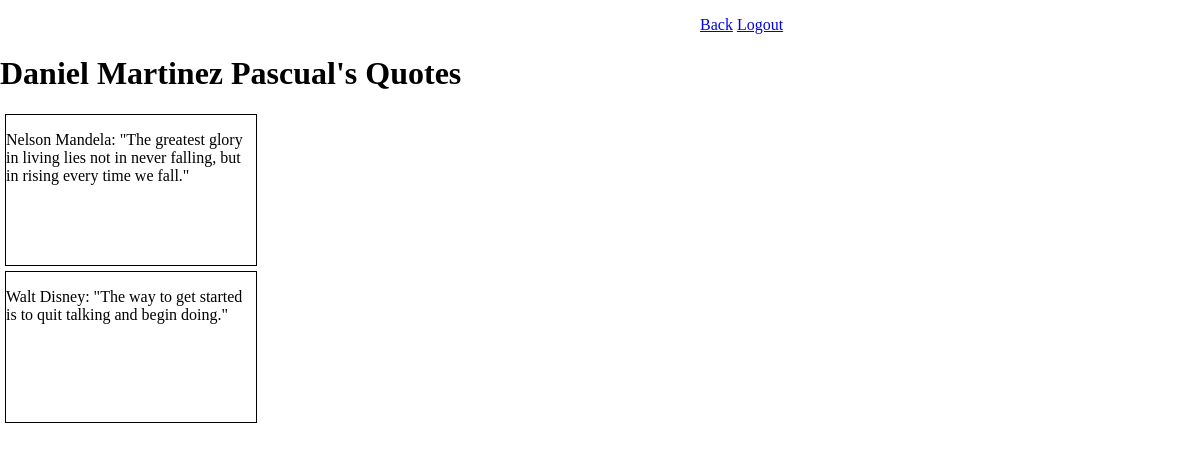
The page /user/1 (signed in) on the database its author committed.
### belt_exam_app/models.py (models this page shows, shortened)
class User(models.Model):
    first_name = models.CharField(max_length=255)
    last_name = models.CharField(max_length=255)
    email = models.CharField(max_length=255)
    password = models.CharField(max_length=255)
    created_at = models.DateTimeField(auto_now_add=True)
    updated_at = models.DateTimeField(auto_now_add=True)
    objects = UserManager()

class Quote(models.Model):
    author = models.CharField(max_length=255, null= True)
    content = models.TextField()
    user = models.ForeignKey(User,related_name="quotes",on_delete=models.CASCADE)    # one to many
    likes = models.ManyToManyField(User, related_name="liked_quotes")    # many to many
    created_at = models.DateTimeField(auto_now_add=True)
    updated_at = models.DateTimeField(auto_now_add=True)
    objects = QuoteManager()

### belt_exam_app/views.py (the view)
# urls.py: path("user/<int:userID>", views.user_quotes),
def user_quotes(request, userID):
    context = {
        "addedQuotes" : Quote.objects.filter(user= userID),
        "userLoggedIn" : User.objects.get(id= request.session["userLoggedIn"]),
        "userWhoQuoted" : User.objects.get(id= userID)
    }
    return render(request, "user_quotes.html", context)

### belt_exam_app/templates/user_quotes.html (shortened to what this page needs)
<!DOCTYPE html>
<html lang="en">
<head>
    {% load static %}
    <link rel="stylesheet" href="{% static 'css/style.css' %}">
</head>
<body>
    <p style="margin-left: 700px;"><a href="/quotes">Back</a> <a href="/logout">Logout</a></p>
    <h1> {{userWhoQuoted.first_name}} {{userWhoQuoted.last_name}}'s Quotes</h1>
    {% for quote in addedQuotes %}
    <div class="quote_container">
        <p>{{quote.author}}: {{quote.content}}</p>
    </div>
    {% endfor %}
</body>
</html>

### belt_exam_app/static/css/style.css (style rules this page uses)
body { margin: 0px; }
.quote_container { width: 250px; height: 150px; border: 1px solid black; padding: 5x; margin: 5px; text-align: left; }

### rows shown on the page
User: first_name "Daniel", last_name "Martinez Pascual"
Quote: author "Nelson Mandela", content "\"The greatest glory in living lies not in never falling, but in rising every time we fall.\""
Quote: author "Walt Disney", content "\"The way to get started is to quit talking and begin doing.\""
